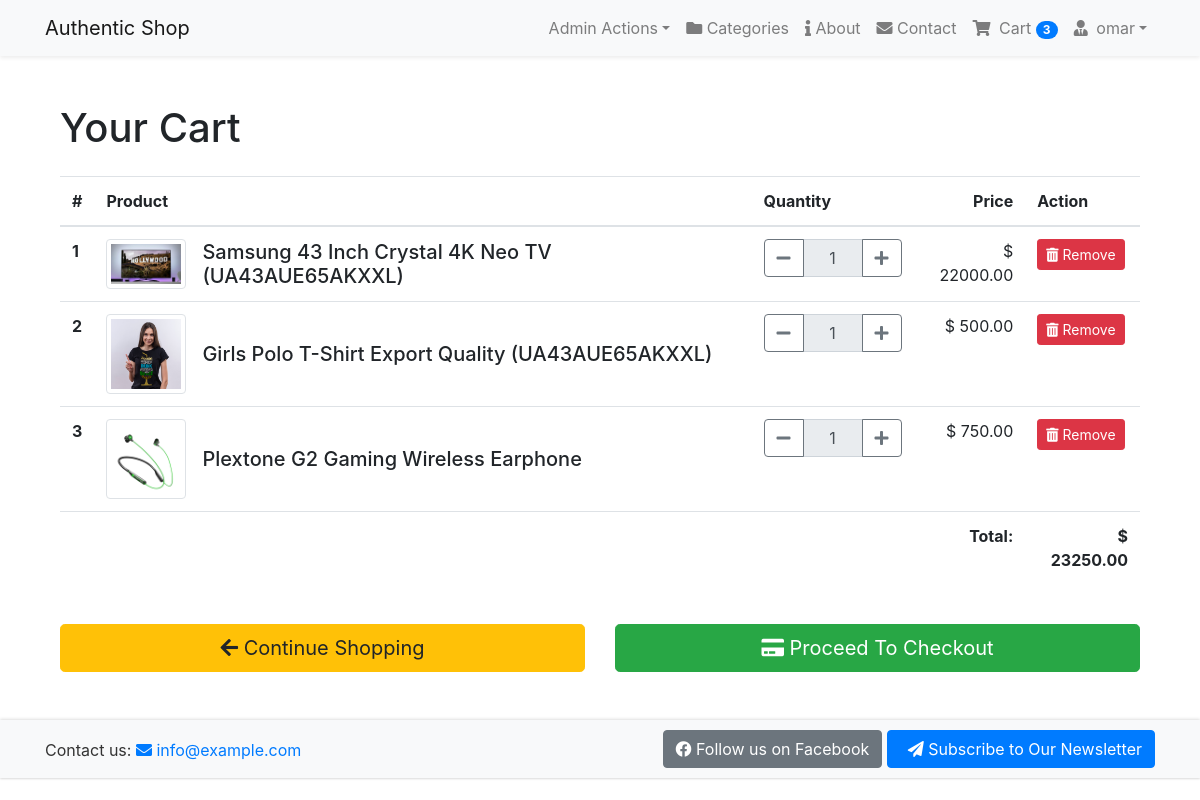
Screenshot of /shop/cart/ (signed in) with the database file from the repository.
### accounts/models.py (models this page shows, shortened)
class User(AbstractBaseUser, PermissionsMixin):
    email = models.EmailField(unique=True, null=False)
    is_staff = models.BooleanField(
        gettext_lazy('staff status'),
        default=False,
        help_text=gettext_lazy('Designates whether the user can log in this site')
    )
    is_active = models.BooleanField(
        gettext_lazy('active'),
        default=True,
        help_text=gettext_lazy('Designates whether this user should be treated as active. Unselect this instead of deleting accounts')
    )
    USERNAME_FIELD = 'email'
    objects = MyUserManager()

class Profile(models.Model):
    user = models.OneToOneField(User, on_delete=models.CASCADE, related_name='profile')
    username = models.CharField(max_length=264, blank=True)
    full_name = models.CharField(max_length=264, blank=True)
    address_1 = models.TextField(max_length=300, blank=True)
    city = models.CharField(max_length=50, blank=True)
    zipcode = models.CharField(max_length=12, blank=True)
    country = models.CharField(max_length=50, blank=True)
    phone = models.CharField(max_length=25, blank=True)
    date_joined = models.DateTimeField(auto_now_add=True)

### order/models.py (models this page shows, shortened)
class Order(models.Model):
    orderItems = models.ManyToManyField(Cart)
    user = models.ForeignKey(settings.AUTH_USER_MODEL, on_delete=models.CASCADE)
    ordered = models.BooleanField(default=False)
    created = models.DateTimeField(auto_now_add=True)
    paymentId = models.CharField(max_length=264, blank=True, null=True)
    orderId = models.CharField(max_length=200, blank=True, null=True)
    def get_totals(self):
        total = 0
        for order_item in self.orderItems.all():
            total += float(order_item.get_total())
        return total

class Cart(models.Model):
    user = models.ForeignKey(settings.AUTH_USER_MODEL, on_delete=models.CASCADE, related_name='cart')
    item = models.ForeignKey(Product, on_delete=models.CASCADE)
    quantity = models.IntegerField(default=1)
    purchased = models.BooleanField(default=False)
    created = models.DateTimeField(auto_now_add=True)
    updated = models.DateTimeField(auto_now=True)
    def get_total(self):
        total = self.item.price * self.quantity
        float_total = format(total, '0.2f')
        return float_total

### shop/models.py (models this page shows, shortened)
class Product(models.Model):
    mainImage = models.ImageField(upload_to='Products')
    name = models.CharField(max_length=265)
    category = models.ForeignKey(Category, on_delete=models.CASCADE, related_name='category')
    preview_text = models.TextField(max_length=200, verbose_name='Preview Text')
    detail_text = models.TextField(max_length=1000, verbose_name='Description')
    price = models.FloatField()
    old_price = models.FloatField(default=0.00)
    created = models.DateTimeField(auto_now_add=True)
    class Meta:
        ordering = ['-created']

### order/views.py (the view)
# urls.py: path('cart/', views.cart_view, name='cart'),
@login_required
def cart_view(request):
    carts = Cart.objects.filter(user=request.user, purchased=False)
    orders = Order.objects.filter(user=request.user, ordered=False)
    if carts.exists() and orders.exists():
        order = orders[0]
        return render(request, 'order/cart.html', context={'carts': carts, 'order': order})
    else:
        messages.warning(request, "You don't have any item in your cart!")
        return redirect('shop:home')

### order/templatetags/cart_tag.py (called while the page is built)
@register.filter
def cart_total(user):  # It will take a parameter as user.
    order = Order.objects.filter(user=user, ordered=False)  # It will check the orders without payment for this user.
    if order.exists():
        return order[0].orderItems.count()  # To convert the order from tuple/list to single object we use [0].
    else:
        return 0

### templates/order/cart.html (shortened to what this page needs)
{% extends 'base.html' %}
{% block content %}
<div class="container my-5">
    <div class="my-5">
        <h1 class="mb-4">Your Cart</h1>
        <div class="table-responsive">
            <table class="table table-hover">
                <thead>
                    <tr>
                        <th scope="col">#</th>
                        <th scope="col">Product</th>
                        <th scope="col" style="width: 15%;">Quantity</th>
                        <th scope="col" style="text-align: right">Price</th>
                        <th scope="col">Action</th>
                    </tr>
                </thead>
                <tbody>
                    {% for cart in carts %}
                    <tr>
                        <th scope="row">{{ forloop.counter }}</th>
                        <td>
                            <div class="d-flex align-items-center">
                                <div class="mr-3">
                                    <img src="{{ cart.item.mainImage.url }}" alt="{{ cart.item.name }}" class="img-thumbnail" style="max-width: 80px;">
                                </div>
                                <div>
                                    <h5 class="mb-0">{{ cart.item.name }}</h5>
                                </div>
                            </div>
                        </td>
                        <td>
                            <div class="input-group">
                                <div class="input-group-prepend">
                                    <a href="{% url 'order:decrease' pk=cart.item.pk %}" class="btn btn-outline-secondary"><i class="fas fa-minus"></i></a>
                                </div>
                                <input type="text" class="form-control text-center" value="{{ cart.quantity }}" readonly>
                                <div class="input-group-append">
                                    <a href="{% url 'order:increase' pk=cart.item.pk %}" class="btn btn-outline-secondary"><i class="fas fa-plus"></i></a>
                                </div>
                            </div>
                        </td>
                        <td style="text-align: right">&#36; {{ cart.get_total }}</td>
                        <td>
                            <a href="{% url 'order:remove' pk=cart.item.pk %}" class="btn btn-danger btn-sm"><i class="fas fa-trash-alt"></i> Remove</a>
                        </td>
                    </tr>
                    {% endfor %}
                    <tr>
                        <td colspan="4" class="text-right font-weight-bold">Total:</td>
                        <td style="text-align: right" class="font-weight-bold">&#36; {{ order.get_totals|floatformat:2 }}</td>
                    </tr>
                </tbody>
            </table>
        </div>
        <div class="row mt-4">
            <div class="col-md-6">
                <a href="{% url 'shop:home' %}" class="btn btn-warning btn-lg btn-block"><i class="fas fa-arrow-left"></i> Continue Shopping</a>
            </div>
            <div class="col-md-6">
                <a href="{% url 'payment:checkout' %}" class="btn btn-success btn-lg btn-block"><i class="fas fa-credit-card"></i> Proceed To Checkout</a>
            </div>
        </div>
    </div>
</div>
{% endblock content %}

### templates/navbar.html (shortened to what this page needs)
{% load cart_tag %}
<nav class="navbar navbar-expand-lg navbar-light bg-light shadow-sm">
    <div class="container">
        <a class="navbar-brand" href="{% url 'shop:home' %}">Authentic Shop</a>
        <div class="collapse navbar-collapse" id="navbarSupportedContent">
            <ul class="navbar-nav ml-auto align-items-center">
                {% if user.is_authenticated and user.is_staff %}
                <li class="nav-item dropdown">
                    <a class="nav-link dropdown-toggle" href="#" id="adminDropdown" role="button"
                        data-toggle="dropdown" aria-haspopup="true" aria-expanded="false">
                        Admin Actions</a>
                </li>
                {% endif %}
                <li class="nav-item">
                    <a href="{% url 'shop:category_list' %}" class="nav-link">
                        <i class="fas fa-folder"></i> Categories</a>
                </li>
                <li class="nav-item">
                    <a href="{% url 'newsletter:about' %}" class="nav-link">
                        <i class="fas fa-info"></i> About</a>
                </li>
                <li class="nav-item">
                    <a href="{% url 'newsletter:contact' %}" class="nav-link">
                        <i class="fas fa-envelope"></i> Contact</a>
                </li>
                {% if request.user.is_authenticated %}
                <li class="nav-item">
                    <a href="{% url 'order:cart' %}" class="nav-link position-relative">
                        <i class="fa fa-shopping-cart mr-1"></i> Cart
                        <span class="badge badge-pill badge-primary cart-badge">{{ request.user|cart_total }}</span>
                    </a>
                </li>
                <li class="nav-item dropdown">
                    <a class="nav-link dropdown-toggle" href="#" id="navbarDropdown" role="button"
                        data-toggle="dropdown" aria-haspopup="true" aria-expanded="false">
                        <i class="fas fa-user-tie mr-1"></i> {{ request.user.profile.username }}</a>
                </li>
                {% else %}
                <li class="nav-item">
                    <a href="{% url 'accounts:login' %}" class="nav-link btn btn-primary text-white">
                        <i class="fas fa-sign-in-alt mr-1"></i> Login
                    </a>
                </li>
                {% endif %}
            </ul>
        </div>
    </div>
</nav>

### rows the page displays
User: user|cart_total "3", user.profile.username "omar"
Cart: item.mainImage (picture), item.name "Samsung 43 Inch Crystal 4K Neo TV (UA43AUE65AKXXL)", quantity "1", get_total "22000.00"
Cart: item.mainImage (picture), item.name "Girls Polo T-Shirt Export Quality (UA43AUE65AKXXL)", quantity "1", get_total "500.00"
Cart: item.mainImage (picture), item.name "Plextone G2 Gaming Wireless Earphone", quantity "1", get_total "750.00"
Order: get_totals "23250.00"
